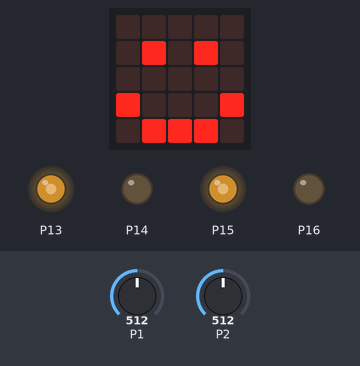
A program run on a simulated BBC micro:bit (MakeCode). Shown: the board's 5×5 LED display, output pins drawn as LEDs (lit = HIGH). The test bench sets the inputs (shaded band); at power-on: P1 = 512, P2 = 512 (analog values on the 0–1023 scale).

Above: at 1.8 s.
1.9 s: P1 set to 683
3.4 s: P1 set to 710
At 4.6 s:
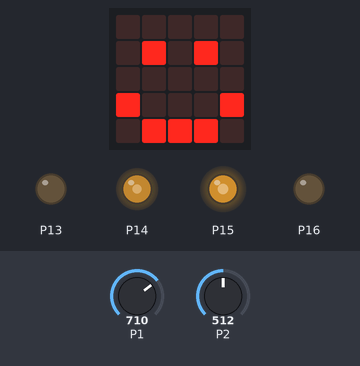
4.9 s: P2 set to 688
6.4 s: P2 set to 714
At 7.1 s:
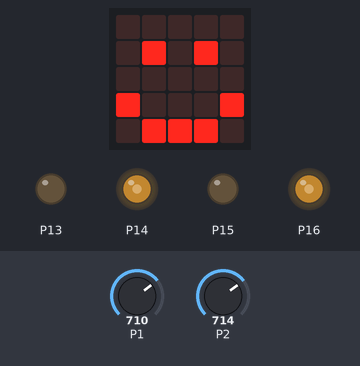
7.9 s: P1 set to 690
At 9.1 s:
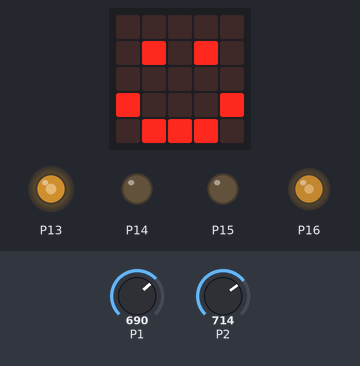
9.4 s: P1 set to 716
At 10.7 s:
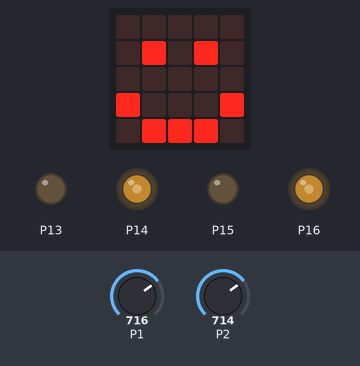
Timing chart, 0 to 11.9 s (numbered marks = the images above; inputs shaded):
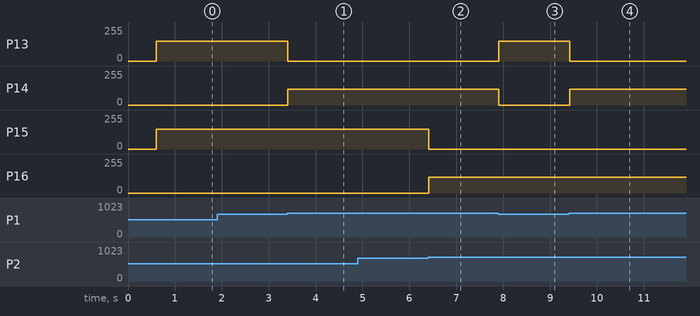

Measured:
- the behaviour switches between 699 and 700 on P1 (found by bisection; images 0 and 1)
- the behaviour switches between 699 and 700 on P2 (found by bisection; images 1 and 2)
- after the input at 1.9 s, every drawn part: stays the same
- after the input at 3.4 s, P13: 150/255 → 0/255 at once; P14: 0/255 → 120/255 at once
- after the input at 4.9 s, every drawn part: stays the same
- after the input at 6.4 s, P15: 150/255 → 0/255 at once; P16: 0/255 → 120/255 at once
- after the input at 7.9 s, P13: 0/255 → 150/255 at once; P14: 120/255 → 0/255 at once
- after the input at 9.4 s, P13: 150/255 → 0/255 at once; P14: 0/255 → 120/255 at once

The program:

main.ts
```typescript
function 左回転 (speed: number) {
    pins.analogWritePin(AnalogPin.P13, 0)
    pins.analogWritePin(AnalogPin.P14, speed * 0.8)
    pins.analogWritePin(AnalogPin.P15, speed)
    pins.analogWritePin(AnalogPin.P16, 0)
}
function 後退 (speed: number) {
    pins.analogWritePin(AnalogPin.P13, 0)
    pins.analogWritePin(AnalogPin.P14, speed * 0.8)
    pins.analogWritePin(AnalogPin.P15, 0)
    pins.analogWritePin(AnalogPin.P16, speed * 0.8)
}
function 前進 (speed: number) {
    pins.analogWritePin(AnalogPin.P13, speed)
    pins.analogWritePin(AnalogPin.P14, 0)
    pins.analogWritePin(AnalogPin.P15, speed)
    pins.analogWritePin(AnalogPin.P16, 0)
}
function 右回転 (speed: number) {
    pins.analogWritePin(AnalogPin.P13, speed)
    pins.analogWritePin(AnalogPin.P14, 0)
    pins.analogWritePin(AnalogPin.P15, 0)
    pins.analogWritePin(AnalogPin.P16, speed * 0.8)
}
function ライントレース (speed: number, leftSensor: number, rightSensor: number) {
    if (leftSensor < sensorThreshold && rightSensor < sensorThreshold) {
        前進(speed)
    } else if (leftSensor >= sensorThreshold && rightSensor < sensorThreshold) {
        左回転(speed)
    } else if (leftSensor < sensorThreshold && rightSensor >= sensorThreshold) {
        右回転(speed)
    } else if (leftSensor >= sensorThreshold && rightSensor >= sensorThreshold) {
        後退(speed)
    }
}
function 停止 () {
    pins.analogWritePin(AnalogPin.P13, 0)
    pins.analogWritePin(AnalogPin.P14, 0)
    pins.analogWritePin(AnalogPin.P15, 0)
    pins.analogWritePin(AnalogPin.P16, 0)
}
let sensorThreshold = 0
let rightSensor = 0
let leftSensor = 0
basic.showIcon(IconNames.Happy)
leftSensor = 0
rightSensor = 0
let speed = 600
sensorThreshold = 700
let sensorThresholdLap = 200
let angle = 0
停止()
basic.forever(function () {
    leftSensor = pins.analogReadPin(AnalogReadWritePin.P1)
    rightSensor = pins.analogReadPin(AnalogReadWritePin.P2)
    ライントレース(speed, leftSensor, rightSensor)
})
```

test.ts
```typescript
// テストはここに来ます。このパッケージが拡張機能として使用されるときにはコンパイルされません。
```
